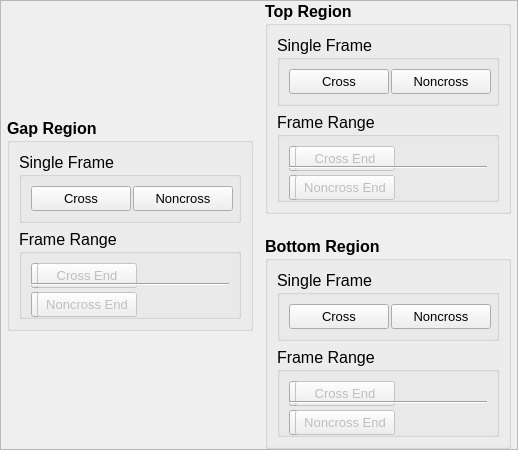
            <widget class="QFrame" name="manModeFrame">
             <property name="minimumSize">
              <size>
               <width>518</width>
               <height>450</height>
              </size>
             </property>
             <property name="maximumSize">
              <size>
               <width>518</width>
               <height>450</height>
              </size>
             </property>
             <property name="focusPolicy">
              <enum>Qt::NoFocus</enum>
             </property>
             <property name="frameShape">
              <enum>QFrame::StyledPanel</enum>
             </property>
             <property name="frameShadow">
              <enum>QFrame::Raised</enum>
             </property>
             <layout class="QGridLayout" name="manModeLayout">
              <property name="leftMargin">
               <number>0</number>
              </property>
              <property name="topMargin">
               <number>0</number>
              </property>
              <property name="rightMargin">
               <number>0</number>
              </property>
              <property name="bottomMargin">
               <number>0</number>
              </property>
              <item row="2" column="1">
               <widget class="QGroupBox" name="btmRgn">
                <property name="minimumSize">
                 <size>
                  <width>246</width>
                  <height>213</height>
                 </size>
                </property>
                <property name="maximumSize">
                 <size>
                  <width>246</width>
                  <height>213</height>
                 </size>
                </property>
                <property name="font">
                 <font>
                  <pointsize>12</pointsize>
                  <weight>75</weight>
                  <bold>true</bold>
                 </font>
                </property>
                <property name="focusPolicy">
                 <enum>Qt::NoFocus</enum>
                </property>
                <property name="title">
                 <string>Bottom Region</string>
                </property>
                <layout class="QVBoxLayout" name="btmRgnLayout">
                 <item>
                  <widget class="QGroupBox" name="btmMrkSgn">
                   <property name="font">
                    <font>
                     <pointsize>12</pointsize>
                     <weight>50</weight>
                     <bold>false</bold>
                    </font>
                   </property>
                   <property name="focusPolicy">
                    <enum>Qt::NoFocus</enum>
                   </property>
                   <property name="title">
                    <string>Single Frame</string>
                   </property>
                   <layout class="QHBoxLayout" name="btmMrkSgnLayout">
                    <item>
                     <widget class="QPushButton" name="btmBtnSgnT">
                      <property name="minimumSize">
                       <size>
                        <width>100</width>
                        <height>25</height>
                       </size>
                      </property>
                      <property name="maximumSize">
                       <size>
                        <width>100</width>
                        <height>25</height>
                       </size>
                      </property>
                      <property name="font">
                       <font>
                        <pointsize>10</pointsize>
                        <weight>50</weight>
                        <bold>false</bold>
                       </font>
                      </property>
                      <property name="focusPolicy">
                       <enum>Qt::NoFocus</enum>
                      </property>
                      <property name="text">
                       <string>Cross</string>
                      </property>
                     </widget>
                    </item>
                    <item>
                     <widget class="QPushButton" name="btmBtnSgnF">
                      <property name="minimumSize">
                       <size>
                        <width>100</width>
                        <height>25</height>
                       </size>
                      </property>
                      <property name="maximumSize">
                       <size>
                        <width>100</width>
                        <height>25</height>
                       </size>
                      </property>
                      <property name="font">
                       <font>
                        <pointsize>10</pointsize>
                        <weight>50</weight>
                        <bold>false</bold>
                       </font>
                      </property>
                      <property name="focusPolicy">
                       <enum>Qt::NoFocus</enum>
                      </property>
                      <property name="text">
                       <string>Noncross</string>
                      </property>
                     </widget>
                    </item>
                   </layout>
                  </widget>
                 </item>
                 <item>
                  <widget class="QGroupBox" name="btmMrkRng">
                   <property name="font">
                    <font>
                     <pointsize>12</pointsize>
                     <weight>50</weight>
                     <bold>false</bold>
                    </font>
                   </property>
                   <property name="focusPolicy">
                    <enum>Qt::NoFocus</enum>
                   </property>
                   <property name="title">
                    <string>Frame Range</string>
                   </property>
                   <layout class="QFormLayout" name="btmMrkRgnLayout">
                    <item row="0" column="0">
                     <widget class="QPushButton" name="btmBtnRgnTS">
                      <property name="minimumSize">
                       <size>
                        <width>100</width>
                        <height>25</height>
                       </size>
                      </property>
                      <property name="maximumSize">
                       <size>
                        <width>100</width>
                        <height>25</height>
                       </size>
                      </property>
                      <property name="font">
                       <font>
                        <pointsize>10</pointsize>
                        <weight>50</weight>
                        <bold>false</bold>
                       </font>
                      </property>
                      <property name="focusPolicy">
                       <enum>Qt::NoFocus</enum>
                      </property>
                      <property name="text">
                       <string>Cross Start</string>
                      </property>
                      <property name="checkable">
                       <bool>true</bool>
                      </property>
                     </widget>
                    </item>
                    <item row="0" column="1">
                     <widget class="QPushButton" name="btmBtnRgnTE">
                      <property name="enabled">
                       <bool>false</bool>
                      </property>
                      <property name="minimumSize">
                       <size>
                        <width>100</width>
                        <height>25</height>
                       </size>
                      </property>
                      <property name="maximumSize">
                       <size>
                        <width>100</width>
                        <height>25</height>
                       </size>
                      </property>
                      <property name="font">
                       <font>
                        <pointsize>10</pointsize>
                        <weight>50</weight>
                        <bold>false</bold>
                       </font>
                      </property>
                      <property name="focusPolicy">
                       <enum>Qt::NoFocus</enum>
                      </property>
                      <property name="text">
                       <string>Cross End</string>
                      </property>
                     </widget>
                    </item>
                    <item row="1" column="0" colspan="2">
                     <widget class="Line" name="btmRgnLine">
                      <property name="focusPolicy">
                       <enum>Qt::NoFocus</enum>
                      </property>
                      <property name="orientation">
                       <enum>Qt::Horizontal</enum>
                      </property>
                     </widget>
                    </item>
                    <item row="2" column="0">
                     <widget class="QPushButton" name="btmBtnRgnFS">
                      <property name="minimumSize">
                       <size>
                        <width>100</width>
                        <height>25</height>
                       </size>
                      </property>
                      <property name="maximumSize">
                       <size>
                        <width>100</width>
                        <height>25</height>
                       </size>
                      </property>
                      <property name="font">
                       <font>
                        <pointsize>10</pointsize>
                        <weight>50</weight>
                        <bold>false</bold>
                       </font>
                      </property>
                      <property name="focusPolicy">
                       <enum>Qt::NoFocus</enum>
                      </property>
                      <property name="text">
                       <string>Noncross Start</string>
                      </property>
                      <property name="checkable">
                       <bool>true</bool>
                      </property>
                     </widget>
                    </item>
                    <item row="2" column="1">
                     <widget class="QPushButton" name="btmBtnRgnFE">
                      <property name="enabled">
                       <bool>false</bool>
                      </property>
                      <property name="minimumSize">
                       <size>
                        <width>100</width>
                        <height>25</height>
                       </size>
                      </property>
                      <property name="maximumSize">
                       <size>
                        <width>100</width>
                        <height>25</height>
                       </size>
                      </property>
                      <property name="font">
                       <font>
                        <pointsize>10</pointsize>
                        <weight>50</weight>
                        <bold>false</bold>
                       </font>
                      </property>
                      <property name="focusPolicy">
                       <enum>Qt::NoFocus</enum>
                      </property>
                      <property name="text">
                       <string>Noncross End</string>
                      </property>
                     </widget>
                    </item>
                   </layout>
                  </widget>
                 </item>
                </layout>
               </widget>
              </item>
              <item row="0" column="0" rowspan="3">
               <widget class="QGroupBox" name="gapRgn">
                <property name="minimumSize">
                 <size>
                  <width>246</width>
                  <height>213</height>
                 </size>
                </property>
                <property name="maximumSize">
                 <size>
                  <width>246</width>
                  <height>213</height>
                 </size>
                </property>
                <property name="font">
                 <font>
                  <pointsize>12</pointsize>
                  <weight>75</weight>
                  <bold>true</bold>
                 </font>
                </property>
                <property name="focusPolicy">
                 <enum>Qt::NoFocus</enum>
                </property>
                <property name="title">
                 <string>Gap Region</string>
                </property>
                <layout class="QVBoxLayout" name="gapRgnLayout">
                 <item>
                  <widget class="QGroupBox" name="gapMrkSgn">
                   <property name="font">
                    <font>
                     <pointsize>12</pointsize>
                     <weight>50</weight>
                     <bold>false</bold>
                    </font>
                   </property>
                   <property name="focusPolicy">
                    <enum>Qt::NoFocus</enum>
                   </property>
                   <property name="title">
                    <string>Single Frame</string>
                   </property>
                   <layout class="QHBoxLayout" name="gapMrkSgnLayout">
                    <item>
                     <widget class="QPushButton" name="gapBtnSgnT">
                      <property name="minimumSize">
                       <size>
                        <width>100</width>
                        <height>25</height>
                       </size>
                      </property>
                      <property name="maximumSize">
                       <size>
                        <width>100</width>
                        <height>25</height>
                       </size>
                      </property>
                      <property name="font">
                       <font>
                        <pointsize>10</pointsize>
                        <weight>50</weight>
                        <bold>false</bold>
                       </font>
                      </property>
                      <property name="focusPolicy">
                       <enum>Qt::NoFocus</enum>
                      </property>
                      <property name="text">
                       <string>Cross</string>
                      </property>
                     </widget>
                    </item>
                    <item>
                     <widget class="QPushButton" name="gapBtnSgnF">
                      <property name="minimumSize">
                       <size>
                        <width>100</width>
                        <height>25</height>
                       </size>
                      </property>
                      <property name="maximumSize">
                       <size>
                        <width>100</width>
                        <height>25</height>
                       </size>
                      </property>
                      <property name="font">
                       <font>
                        <pointsize>10</pointsize>
                        <weight>50</weight>
                        <bold>false</bold>
                       </font>
                      </property>
                      <property name="focusPolicy">
                       <enum>Qt::NoFocus</enum>
                      </property>
                      <property name="text">
                       <string>Noncross</string>
                      </property>
                     </widget>
                    </item>
                   </layout>
                  </widget>
                 </item>
                 <item>
                  <widget class="QGroupBox" name="gapMrkRng">
                   <property name="font">
                    <font>
                     <pointsize>12</pointsize>
                     <weight>50</weight>
                     <bold>false</bold>
                    </font>
                   </property>
                   <property name="focusPolicy">
                    <enum>Qt::NoFocus</enum>
                   </property>
                   <property name="title">
                    <string>Frame Range</string>
                   </property>
                   <layout class="QFormLayout" name="gapMrkRgnLayout">
                    <item row="0" column="0">
                     <widget class="QPushButton" name="gapBtnRgnTS">
                      <property name="minimumSize">
                       <size>
                        <width>100</width>
                        <height>25</height>
                       </size>
                      </property>
                      <property name="maximumSize">
                       <size>
                        <width>100</width>
                        <height>25</height>
                       </size>
                      </property>
                      <property name="font">
                       <font>
                        <pointsize>10</pointsize>
                        <weight>50</weight>
                        <bold>false</bold>
                       </font>
                      </property>
                      <property name="focusPolicy">
                       <enum>Qt::NoFocus</enum>
                      </property>
                      <property name="text">
                       <string>Cross Start</string>
                      </property>
                      <property name="checkable">
                       <bool>true</bool>
                      </property>
                     </widget>
                    </item>
                    <item row="0" column="1">
                     <widget class="QPushButton" name="gapBtnRgnTE">
                      <property name="enabled">
                       <bool>false</bool>
                      </property>
                      <property name="minimumSize">
                       <size>
                        <width>100</width>
                        <height>25</height>
                       </size>
                      </property>
                      <property name="maximumSize">
                       <size>
                        <width>100</width>
                        <height>25</height>
                       </size>
                      </property>
                      <property name="font">
                       <font>
                        <pointsize>10</pointsize>
                        <weight>50</weight>
                        <bold>false</bold>
                       </font>
                      </property>
                      <property name="focusPolicy">
                       <enum>Qt::NoFocus</enum>
                      </property>
                      <property name="text">
                       <string>Cross End</string>
                      </property>
                     </widget>
                    </item>
                    <item row="1" column="0" colspan="2">
                     <widget class="Line" name="gapRgnLine">
                      <property name="focusPolicy">
                       <enum>Qt::NoFocus</enum>
                      </property>
                      <property name="orientation">
                       <enum>Qt::Horizontal</enum>
                      </property>
                     </widget>
                    </item>
                    <item row="2" column="0">
                     <widget class="QPushButton" name="gapBtnRgnFS">
                      <property name="minimumSize">
                       <size>
                        <width>100</width>
                        <height>25</height>
                       </size>
                      </property>
                      <property name="maximumSize">
                       <size>
                        <width>100</width>
                        <height>25</height>
                       </size>
                      </property>
                      <property name="font">
                       <font>
                        <pointsize>10</pointsize>
                        <weight>50</weight>
                        <bold>false</bold>
                       </font>
                      </property>
                      <property name="focusPolicy">
                       <enum>Qt::NoFocus</enum>
                      </property>
                      <property name="text">
                       <string>Noncross Start</string>
                      </property>
                      <property name="checkable">
                       <bool>true</bool>
                      </property>
                     </widget>
                    </item>
                    <item row="2" column="1">
                     <widget class="QPushButton" name="gapBtnRgnFE">
                      <property name="enabled">
                       <bool>false</bool>
                      </property>
                      <property name="minimumSize">
                       <size>
                        <width>100</width>
                        <height>25</height>
                       </size>
                      </property>
                      <property name="maximumSize">
                       <size>
                        <width>100</width>
                        <height>25</height>
                       </size>
                      </property>
                      <property name="font">
                       <font>
                        <pointsize>10</pointsize>
                        <weight>50</weight>
                        <bold>false</bold>
                       </font>
                      </property>
                      <property name="focusPolicy">
                       <enum>Qt::NoFocus</enum>
                      </property>
                      <property name="text">
                       <string>Noncross End</string>
                      </property>
                     </widget>
                    </item>
                   </layout>
                  </widget>
                 </item>
                </layout>
               </widget>
              </item>
              <item row="0" column="1">
               <widget class="QGroupBox" name="topRgn">
                <property name="minimumSize">
                 <size>
                  <width>246</width>
                  <height>213</height>
                 </size>
                </property>
                <property name="maximumSize">
                 <size>
                  <width>246</width>
                  <height>213</height>
                 </size>
                </property>
                <property name="font">
                 <font>
                  <pointsize>12</pointsize>
                  <weight>75</weight>
                  <bold>true</bold>
                 </font>
                </property>
                <property name="focusPolicy">
                 <enum>Qt::NoFocus</enum>
                </property>
                <property name="title">
                 <string>Top Region</string>
                </property>
                <layout class="QVBoxLayout" name="topRgnLayout">
                 <item>
                  <widget class="QGroupBox" name="topMrkSgn">
                   <property name="font">
                    <font>
                     <pointsize>12</pointsize>
                     <weight>50</weight>
                     <bold>false</bold>
                    </font>
                   </property>
                   <property name="focusPolicy">
                    <enum>Qt::NoFocus</enum>
                   </property>
                   <property name="title">
                    <string>Single Frame</string>
                   </property>
                   <layout class="QHBoxLayout" name="topMrkSgnLayout">
                    <item>
                     <widget class="QPushButton" name="topBtnSgnT">
                      <property name="minimumSize">
                       <size>
                        <width>100</width>
                        <height>25</height>
                       </size>
                      </property>
                      <property name="maximumSize">
                       <size>
                        <width>100</width>
                        <height>25</height>
                       </size>
                      </property>
                      <property name="font">
                       <font>
                        <pointsize>10</pointsize>
                        <weight>50</weight>
                        <bold>false</bold>
                       </font>
                      </property>
                      <property name="focusPolicy">
                       <enum>Qt::NoFocus</enum>
                      </property>
                      <property name="text">
                       <string>Cross</string>
                      </property>
                     </widget>
                    </item>
                    <item>
                     <widget class="QPushButton" name="topBtnSgnF">
                      <property name="minimumSize">
                       <size>
                        <width>100</width>
                        <height>25</height>
                       </size>
                      </property>
                      <property name="maximumSize">
                       <size>
                        <width>100</width>
                        <height>25</height>
                       </size>
                      </property>
                      <property name="font">
                       <font>
                        <pointsize>10</pointsize>
                        <weight>50</weight>
                        <bold>false</bold>
                       </font>
                      </property>
                      <property name="focusPolicy">
                       <enum>Qt::NoFocus</enum>
                      </property>
                      <property name="text">
                       <string>Noncross</string>
                      </property>
                     </widget>
                    </item>
                   </layout>
                  </widget>
                 </item>
                 <item>
                  <widget class="QGroupBox" name="topMrkRng">
                   <property name="font">
                    <font>
                     <pointsize>12</pointsize>
                     <weight>50</weight>
                     <bold>false</bold>
                    </font>
                   </property>
                   <property name="focusPolicy">
                    <enum>Qt::NoFocus</enum>
                   </property>
                   <property name="title">
                    <string>Frame Range</string>
                   </property>
                   <layout class="QFormLayout" name="topMrkRgnLayout">
                    <item row="0" column="0">
                     <widget class="QPushButton" name="topBtnRgnTS">
                      <property name="minimumSize">
                       <size>
                        <width>100</width>
                        <height>25</height>
                       </size>
                      </property>
                      <property name="maximumSize">
                       <size>
                        <width>100</width>
                        <height>25</height>
                       </size>
                      </property>
                      <property name="font">
                       <font>
                        <pointsize>10</pointsize>
                        <weight>50</weight>
                        <bold>false</bold>
                       </font>
                      </property>
                      <property name="focusPolicy">
                       <enum>Qt::NoFocus</enum>
                      </property>
                      <property name="text">
                       <string>Cross Start</string>
                      </property>
                      <property name="checkable">
                       <bool>true</bool>
                      </property>
                     </widget>
                    </item>
                    <item row="0" column="1">
                     <widget class="QPushButton" name="topBtnRgnTE">
                      <property name="enabled">
                       <bool>false</bool>
                      </property>
                      <property name="minimumSize">
                       <size>
                        <width>100</width>
                        <height>25</height>
                       </size>
                      </property>
                      <property name="maximumSize">
                       <size>
                        <width>100</width>
                        <height>25</height>
                       </size>
                      </property>
                      <property name="font">
                       <font>
                        <pointsize>10</pointsize>
                        <weight>50</weight>
                        <bold>false</bold>
                       </font>
                      </property>
                      <property name="focusPolicy">
                       <enum>Qt::NoFocus</enum>
                      </property>
                      <property name="text">
                       <string>Cross End</string>
                      </property>
                     </widget>
                    </item>
                    <item row="1" column="0" colspan="2">
                     <widget class="Line" name="topRgnLine">
                      <property name="focusPolicy">
                       <enum>Qt::NoFocus</enum>
                      </property>
                      <property name="orientation">
                       <enum>Qt::Horizontal</enum>
                      </property>
                     </widget>
                    </item>
                    <item row="2" column="0">
                     <widget class="QPushButton" name="topBtnRgnFS">
                      <property name="minimumSize">
                       <size>
                        <width>100</width>
                        <height>25</height>
                       </size>
                      </property>
                      <property name="maximumSize">
                       <size>
                        <width>100</width>
                        <height>25</height>
                       </size>
                      </property>
                      <property name="font">
                       <font>
                        <pointsize>10</pointsize>
                        <weight>50</weight>
                        <bold>false</bold>
                       </font>
                      </property>
                      <property name="focusPolicy">
                       <enum>Qt::NoFocus</enum>
                      </property>
                      <property name="text">
                       <string>Noncross Start</string>
                      </property>
                      <property name="checkable">
                       <bool>true</bool>
                      </property>
                     </widget>
                    </item>
                    <item row="2" column="1">
                     <widget class="QPushButton" name="topBtnRgnFE">
                      <property name="enabled">
                       <bool>false</bool>
                      </property>
                      <property name="minimumSize">
                       <size>
                        <width>100</width>
                        <height>25</height>
                       </size>
                      </property>
                      <property name="maximumSize">
                       <size>
                        <width>100</width>
                        <height>25</height>
                       </size>
                      </property>
                      <property name="font">
                       <font>
                        <pointsize>10</pointsize>
                        <weight>50</weight>
                        <bold>false</bold>
                       </font>
                      </property>
                      <property name="focusPolicy">
                       <enum>Qt::NoFocus</enum>
                      </property>
                      <property name="text">
                       <string>Noncross End</string>
                      </property>
                     </widget>
                    </item>
                   </layout>
                  </widget>
                 </item>
                </layout>
               </widget>
              </item>
              <item row="1" column="1">
               <spacer name="mrkSpacer">
                <property name="orientation">
                 <enum>Qt::Vertical</enum>
                </property>
                <property name="sizeHint" stdset="0">
                 <size>
                  <width>20</width>
                  <height>40</height>
                 </size>
                </property>
               </spacer>
              </item>
             </layout>
            </widget>
